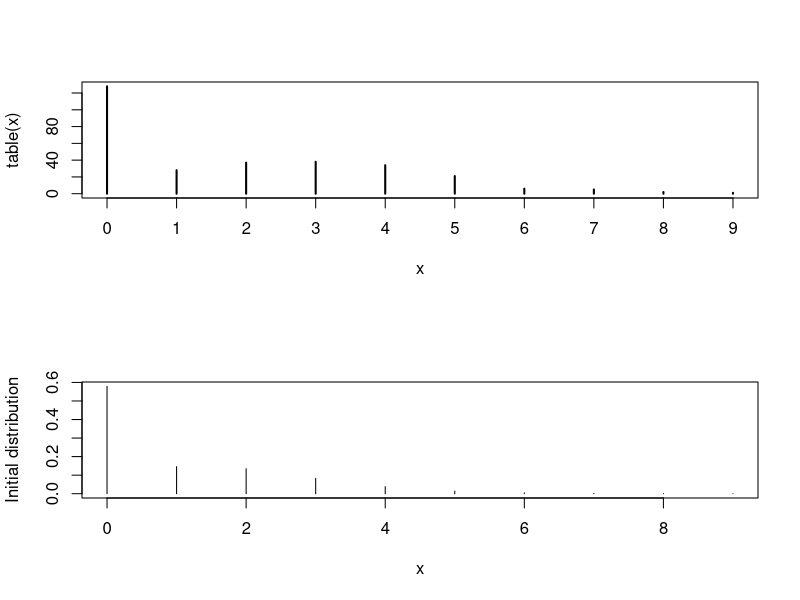
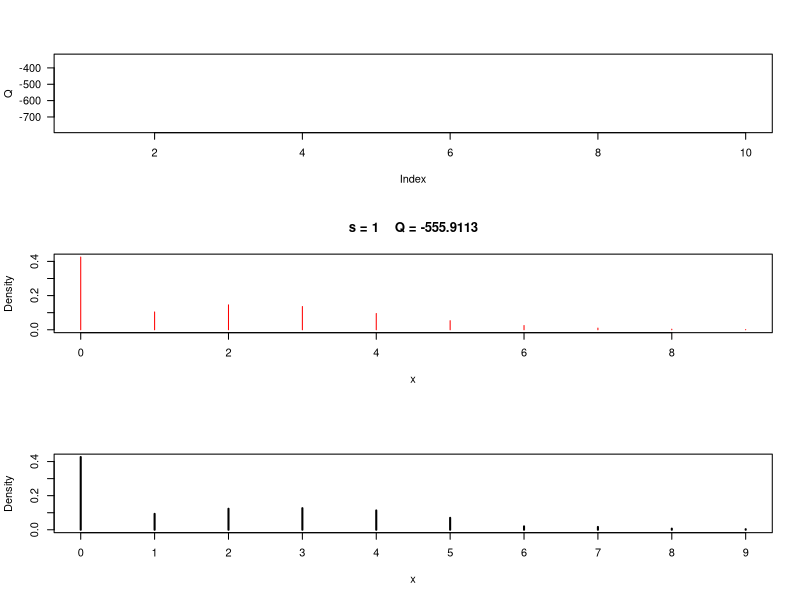
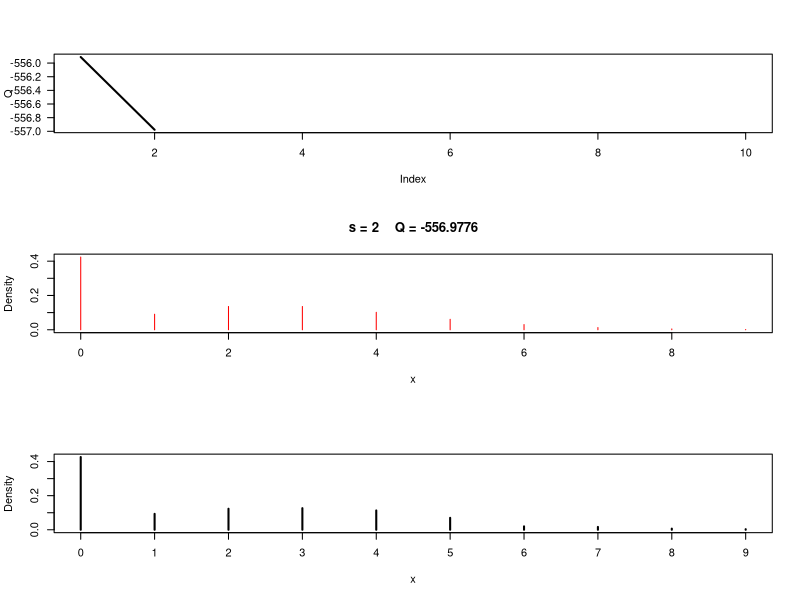
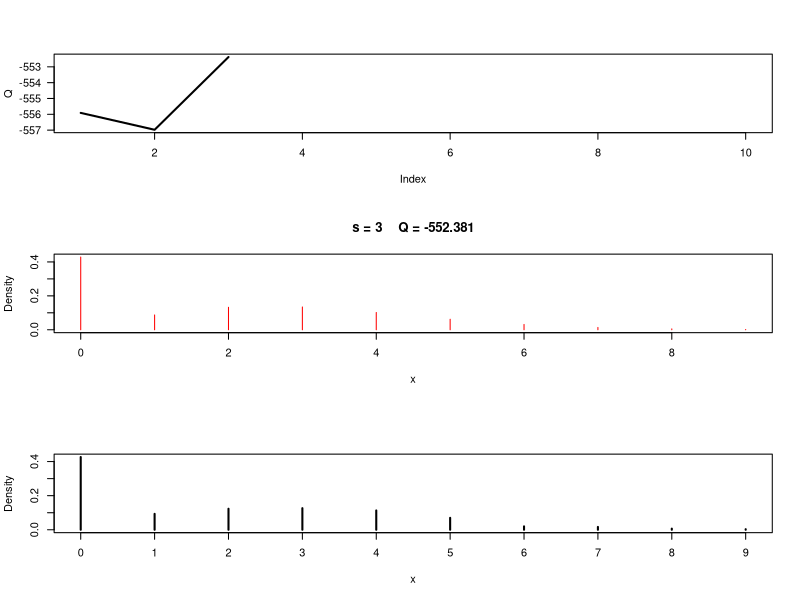
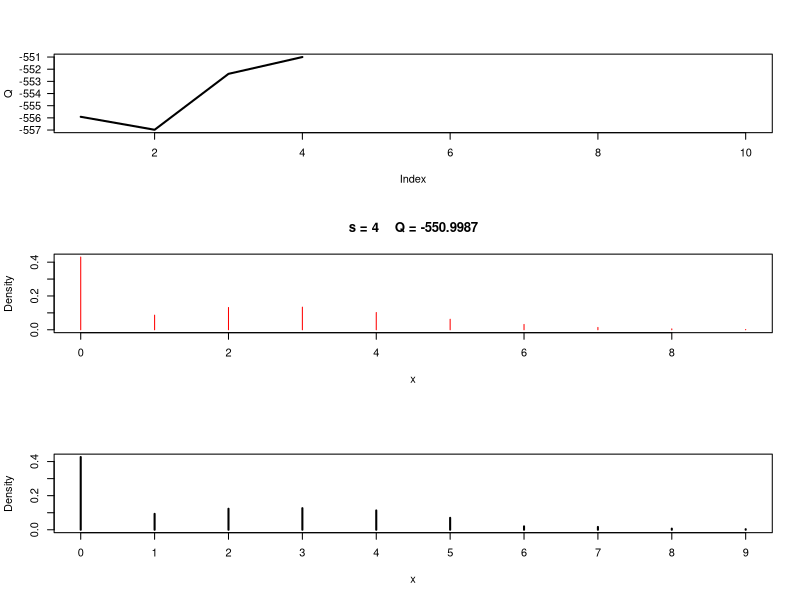
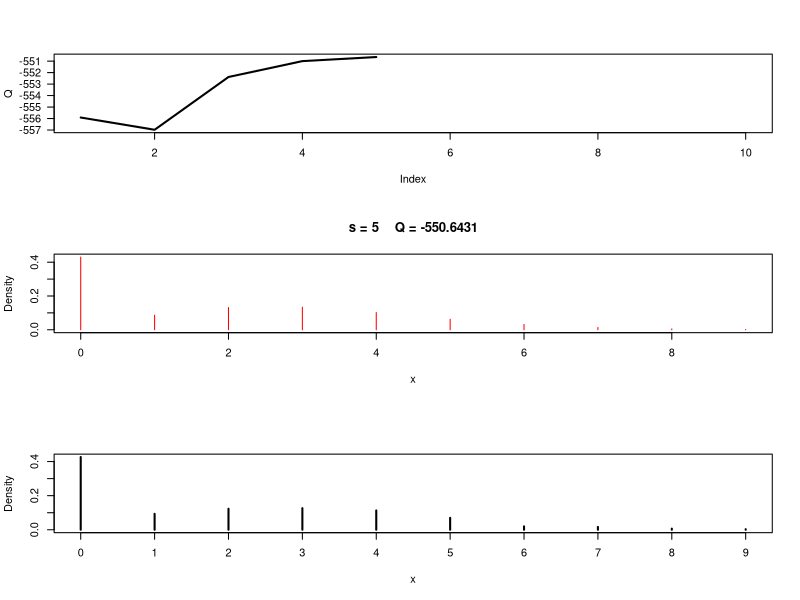
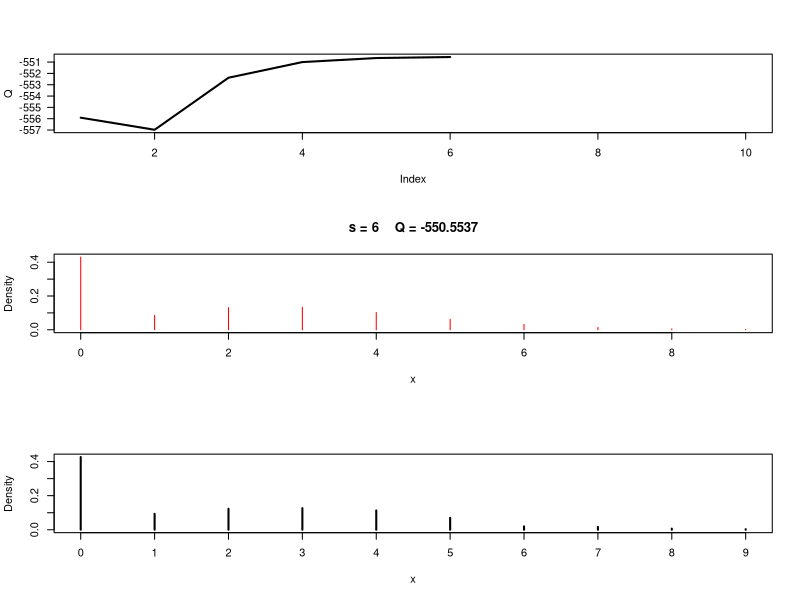
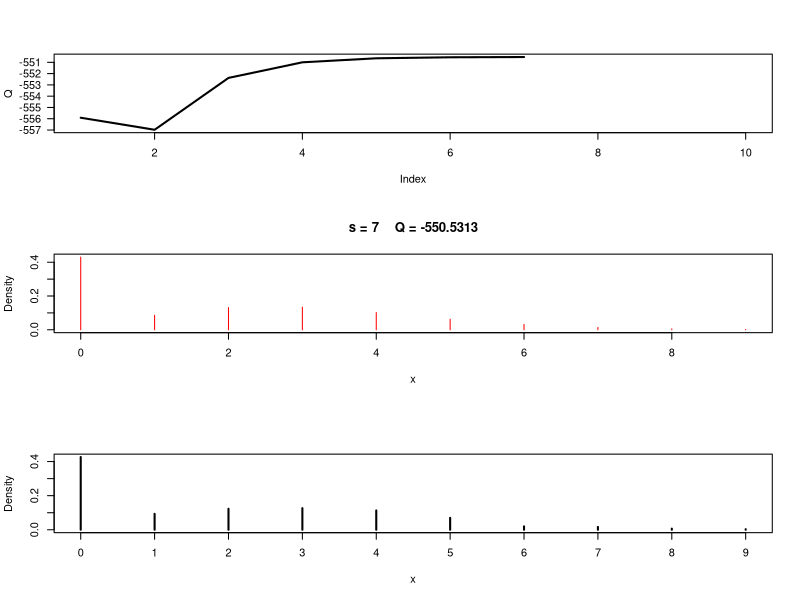

Source code (R) for these figures, in order:
rm(list = ls())
set.seed(81196)

dat = read.csv("../dataset/nestsize.csv", header = FALSE)
x = dat$V1
n = length(x)

KK = 2
w = 1 / 2
lambda = mean(x)

xx = seq(0, max(x))
yy = w * (xx == 0) + (1 - w) * dpois(xx, lambda)
par(mfrow = c(2, 1))
plot(table(x), type = "h")
plot(xx, yy, type = "h", ylim = c(0, max(yy)), xlab = "x", ylab = "Initial distribution")

s = 0
sw = FALSE
QQ = -Inf
QQ.out = NULL
epsilon = 10^(-5)

while (!sw) {
  v = array(0, dim = c(n, KK))
  v[, 1] = log(w) + log((x == 0) + 1e-3)
  v[, 2] = log(1 - w) + dpois(x, lambda, log = TRUE)
  for (i in 1:n) {
    v[i, ] = exp(v[i, ] - max(v[i, ])) / sum(exp(v[i, ] - max(v[i, ])))
  }

  w = mean(v[, 1])

  lambda = 0
  for (i in 1:n) {
    lambda = lambda + v[i, 2] * x[i]
  }
  lambda = lambda / sum(v[, 2])

  QQn = 0
  for (i in 1:n) {
    QQn = QQn + v[i, 1] * (log(w)) + v[i, 2] * (log(1 - w) + dpois(x[i], lambda, log = TRUE))
  }
  if (abs(QQn - QQ) / abs(QQn) < epsilon) {
    sw = TRUE
  }
  QQ = QQn
  QQ.out = c(QQ.out, QQ)
  s = s + 1
  print(paste(s, QQn))

  par(mfrow = c(3, 1))
  plot(QQ.out[1:s], type = "l", xlim = c(1, max(10, s)), las = 1, ylab = "Q", lwd = 2)

  xx = seq(0, max(x))
  yy = w * (xx == 0) + (1 - w) * dpois(xx, lambda)
  plot(xx, yy, type = "h", ylim = c(0, max(yy)), main = paste("s =", s, "   Q =", round(QQ.out[s], 4)), col = "red", xlab = "x", ylab = "Density")
  plot(table(x) / n, xlab = "x", ylab = "Density")
}

par(mfrow = c(3, 1))
plot(QQ.out[1:s], type = "l", xlim = c(1, max(10, s)), las = 1, ylab = "Q", lwd = 2)

xx = seq(0, max(x))
yy = w * (xx == 0) + (1 - w) * dpois(xx, lambda)
plot(xx, yy, type = "h", ylim = c(0, max(yy)), main = paste("s =", s, "   Q =", round(QQ.out[s], 4)), col = "red", xlab = "x", ylab = "Density")
plot(table(x) / n, xlab = "x", ylab = "Density")
